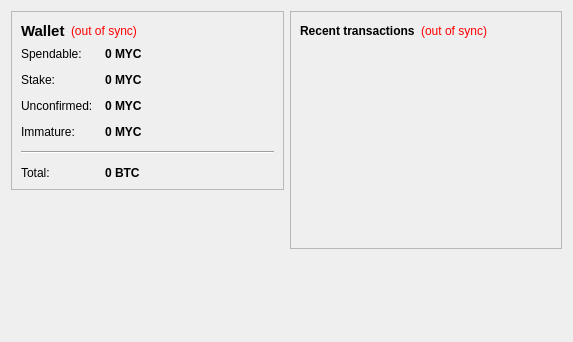
<?xml version="1.0" encoding="UTF-8"?>
<ui version="4.0">
 <class>OverviewPage</class>
 <widget class="QWidget" name="OverviewPage">
  <property name="geometry">
   <rect>
    <x>0</x>
    <y>0</y>
    <width>573</width>
    <height>342</height>
   </rect>
  </property>
  <property name="windowTitle">
   <string>Form</string>
  </property>
  <layout class="QHBoxLayout" name="horizontalLayout" stretch="1,1">
   <item>
    <layout class="QVBoxLayout" name="verticalLayout_2">
     <item>
      <widget class="QFrame" name="frame">
       <property name="frameShape">
        <enum>QFrame::StyledPanel</enum>
       </property>
       <property name="frameShadow">
        <enum>QFrame::Raised</enum>
       </property>
       <layout class="QVBoxLayout" name="verticalLayout_4">
        <item>
         <layout class="QHBoxLayout" name="horizontalLayout_4">
          <item>
           <widget class="QLabel" name="label_5">
            <property name="font">
             <font>
              <pointsize>11</pointsize>
              <weight>75</weight>
              <bold>true</bold>
             </font>
            </property>
            <property name="text">
             <string>Wallet</string>
            </property>
           </widget>
          </item>
          <item>
           <widget class="QLabel" name="labelWalletStatus">
            <property name="toolTip">
             <string>The displayed information may be out of date. Your wallet automatically synchronizes with the MightyCoin network after a connection is established, but this process has not completed yet.</string>
            </property>
            <property name="styleSheet">
             <string notr="true">QLabel { color: red; }</string>
            </property>
            <property name="text">
             <string notr="true">(out of sync)</string>
            </property>
            <property name="alignment">
             <set>Qt::AlignLeading|Qt::AlignLeft|Qt::AlignVCenter</set>
            </property>
           </widget>
          </item>
          <item>
           <spacer name="horizontalSpacer_2">
            <property name="orientation">
             <enum>Qt::Horizontal</enum>
            </property>
            <property name="sizeHint" stdset="0">
             <size>
              <width>40</width>
              <height>20</height>
             </size>
            </property>
           </spacer>
          </item>
         </layout>
        </item>
        <item>
         <layout class="QFormLayout" name="formLayout_2">
          <property name="fieldGrowthPolicy">
           <enum>QFormLayout::AllNonFixedFieldsGrow</enum>
          </property>
          <property name="horizontalSpacing">
           <number>12</number>
          </property>
          <property name="verticalSpacing">
           <number>12</number>
          </property>
          <item row="0" column="0">
           <widget class="QLabel" name="label">
            <property name="text">
             <string>Spendable:</string>
            </property>
           </widget>
          </item>
          <item row="0" column="1">
           <widget class="QLabel" name="labelBalance">
            <property name="font">
             <font>
              <weight>75</weight>
              <bold>true</bold>
             </font>
            </property>
            <property name="cursor">
             <cursorShape>IBeamCursor</cursorShape>
            </property>
            <property name="toolTip">
             <string>Your current spendable balance</string>
            </property>
            <property name="text">
             <string notr="true">0 MYC</string>
            </property>
            <property name="textInteractionFlags">
             <set>Qt::LinksAccessibleByMouse|Qt::TextSelectableByKeyboard|Qt::TextSelectableByMouse</set>
            </property>
           </widget>
          </item>
          <item row="1" column="0">
           <widget class="QLabel" name="label_6">
            <property name="text">
             <string>Stake:</string>
            </property>
           </widget>
          </item>
          <item row="1" column="1">
           <widget class="QLabel" name="labelStake">
            <property name="font">
             <font>
              <weight>75</weight>
              <bold>true</bold>
             </font>
            </property>
            <property name="cursor">
             <cursorShape>IBeamCursor</cursorShape>
            </property>
            <property name="toolTip">
             <string>Total of coins that was staked, and do not yet count toward the current balance</string>
            </property>
            <property name="text">
             <string notr="true">0 MYC</string>
            </property>
            <property name="textInteractionFlags">
             <set>Qt::LinksAccessibleByMouse|Qt::TextSelectableByKeyboard|Qt::TextSelectableByMouse</set>
            </property>
           </widget>
          </item>
          <item row="2" column="0">
           <widget class="QLabel" name="label_3">
            <property name="text">
             <string>Unconfirmed:</string>
            </property>
           </widget>
          </item>
          <item row="2" column="1">
           <widget class="QLabel" name="labelUnconfirmed">
            <property name="font">
             <font>
              <weight>75</weight>
              <bold>true</bold>
             </font>
            </property>
            <property name="cursor">
             <cursorShape>IBeamCursor</cursorShape>
            </property>
            <property name="toolTip">
             <string>Total of transactions that have yet to be confirmed, and do not yet count toward the current balance</string>
            </property>
            <property name="text">
             <string notr="true">0 MYC</string>
            </property>
            <property name="textInteractionFlags">
             <set>Qt::LinksAccessibleByMouse|Qt::TextSelectableByKeyboard|Qt::TextSelectableByMouse</set>
            </property>
           </widget>
          </item>
          <item row="3" column="0">
           <widget class="QLabel" name="labelImmatureText">
            <property name="text">
             <string>Immature:</string>
            </property>
           </widget>
          </item>
          <item row="3" column="1">
           <widget class="QLabel" name="labelImmature">
            <property name="font">
             <font>
              <weight>75</weight>
              <bold>true</bold>
             </font>
            </property>
            <property name="toolTip">
             <string>Mined balance that has not yet matured</string>
            </property>
            <property name="text">
             <string notr="true">0 MYC</string>
            </property>
            <property name="textInteractionFlags">
             <set>Qt::LinksAccessibleByMouse|Qt::TextSelectableByKeyboard|Qt::TextSelectableByMouse</set>
            </property>
           </widget>
          </item>
          <item row="4" column="0" colspan="2">
           <widget class="Line" name="line">
            <property name="orientation">
             <enum>Qt::Horizontal</enum>
            </property>
           </widget>
          </item>
          <item row="5" column="0">
           <widget class="QLabel" name="labelTotalText">
            <property name="text">
             <string>Total:</string>
            </property>
           </widget>
          </item>
          <item row="5" column="1">
           <widget class="QLabel" name="labelTotal">
            <property name="font">
             <font>
              <weight>75</weight>
              <bold>true</bold>
             </font>
            </property>
            <property name="cursor">
             <cursorShape>IBeamCursor</cursorShape>
            </property>
            <property name="toolTip">
             <string>Your current total balance</string>
            </property>
            <property name="text">
             <string notr="true">0 BTC</string>
            </property>
            <property name="textInteractionFlags">
             <set>Qt::LinksAccessibleByMouse|Qt::TextSelectableByKeyboard|Qt::TextSelectableByMouse</set>
            </property>
           </widget>
          </item>
         </layout>
        </item>
       </layout>
      </widget>
     </item>
     <item>
      <spacer name="verticalSpacer">
       <property name="orientation">
        <enum>Qt::Vertical</enum>
       </property>
       <property name="sizeHint" stdset="0">
        <size>
         <width>20</width>
         <height>40</height>
        </size>
       </property>
      </spacer>
     </item>
    </layout>
   </item>
   <item>
    <layout class="QVBoxLayout" name="verticalLayout_3">
     <item>
      <widget class="QFrame" name="frame_2">
       <property name="frameShape">
        <enum>QFrame::StyledPanel</enum>
       </property>
       <property name="frameShadow">
        <enum>QFrame::Raised</enum>
       </property>
       <layout class="QVBoxLayout" name="verticalLayout">
        <item>
         <layout class="QHBoxLayout" name="horizontalLayout_2">
          <item>
           <widget class="QLabel" name="label_4">
            <property name="text">
             <string>&lt;b&gt;Recent transactions&lt;/b&gt;</string>
            </property>
           </widget>
          </item>
          <item>
           <widget class="QLabel" name="labelTransactionsStatus">
            <property name="toolTip">
             <string>The displayed information may be out of date. Your wallet automatically synchronizes with the MightyCoin network after a connection is established, but this process has not completed yet.</string>
            </property>
            <property name="styleSheet">
             <string notr="true">QLabel { color: red; }</string>
            </property>
            <property name="text">
             <string notr="true">(out of sync)</string>
            </property>
            <property name="alignment">
             <set>Qt::AlignRight|Qt::AlignTrailing|Qt::AlignVCenter</set>
            </property>
           </widget>
          </item>
          <item>
           <spacer name="horizontalSpacer">
            <property name="orientation">
             <enum>Qt::Horizontal</enum>
            </property>
            <property name="sizeHint" stdset="0">
             <size>
              <width>40</width>
              <height>20</height>
             </size>
            </property>
           </spacer>
          </item>
         </layout>
        </item>
        <item>
         <widget class="QListView" name="listTransactions">
          <property name="styleSheet">
           <string notr="true">QListView { background: transparent; }</string>
          </property>
          <property name="frameShape">
           <enum>QFrame::NoFrame</enum>
          </property>
          <property name="verticalScrollBarPolicy">
           <enum>Qt::ScrollBarAlwaysOff</enum>
          </property>
          <property name="horizontalScrollBarPolicy">
           <enum>Qt::ScrollBarAlwaysOff</enum>
          </property>
          <property name="selectionMode">
           <enum>QAbstractItemView::NoSelection</enum>
          </property>
         </widget>
        </item>
       </layout>
      </widget>
     </item>
     <item>
      <spacer name="verticalSpacer_2">
       <property name="orientation">
        <enum>Qt::Vertical</enum>
       </property>
       <property name="sizeHint" stdset="0">
        <size>
         <width>20</width>
         <height>40</height>
        </size>
       </property>
      </spacer>
     </item>
    </layout>
   </item>
  </layout>
 </widget>
 <resources/>
 <connections/>
</ui>
